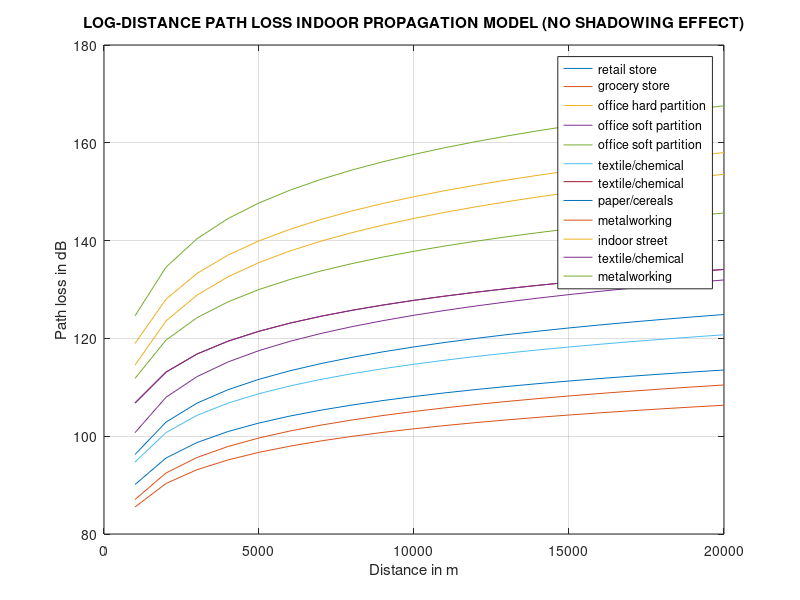

The MATLAB script that drew this image:
clc;
clear all;
close all;
d0 = input('Enter the reference ditance:');
d = 1000:1000:20000;
n = [2.2 1.8 3.0 2.4 2.6 2.0 2.1 1.8 1.6 3.0 2.1 3.3];
f = [914 914 1500 900 1900 1300 4000 1300 1300 900 4000 1300];
X = 0;

for i = 1:12
    lambda(i) = 3e8/(f(i)*10^6);
    PL_d0(i) = -10*log10((lambda(i)^2)/((4*pi*d0)^2))+X;
end
disp('PL_d0->d(dB)');
for i = 1:12
    for j = 1:20
        PL(i,j) = PL_d0(i)+10*n(i)*log10(d(j)/d0);
    end
    disp(PL(i));
end

%Distance vs path

plot(d,PL);
legend('retail store','grocery store','office hard partition','office soft partition','office soft partition','textile/chemical','textile/chemical','paper/cereals','metalworking','indoor street','textile/chemical','metalworking');
xlabel('Distance in m');
ylabel('Path loss in dB');
title('LOG-DISTANCE PATH LOSS INDOOR PROPAGATION MODEL (NO SHADOWING EFFECT)');
grid on;